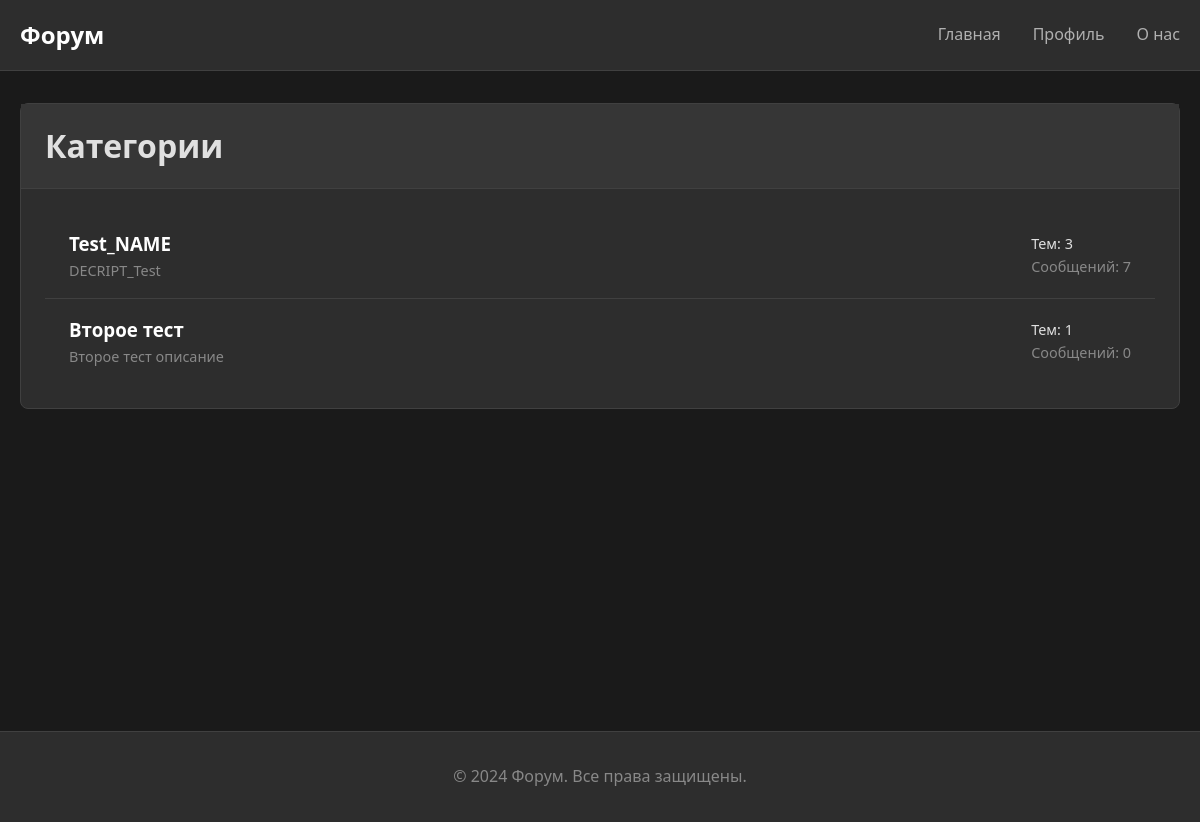
The page / on the database its author committed.
### app3.py (models this page shows, shortened)
class Category(db.Model):
    __tablename__ = 'categories'
    id = db.Column(db.Integer, primary_key=True)
    user_id = db.Column(db.Integer, db.ForeignKey('users.id'), nullable=False)
    name = db.Column(db.String(100), nullable=False)
    description = db.Column(db.Text)
    created_at = db.Column(db.DateTime, default=datetime.now().replace(microsecond=0))
    topics = db.relationship('Topic', backref='category', lazy=True, cascade='all, delete-orphan')

### app3.py (the view)
@app.route('/', methods=['GET', 'POST'])
def index():
    categories = Category.query.all()
    for categories_id in categories:
        categories_id.topic_count = len(Topic.query.filter(Topic.category_id==categories_id.id).all())
        post_all = Topic.query.filter(Topic.category_id==categories_id.id).all()
        categories_id.post_count = 0
        for post_id in post_all:
            number = len(Post.query.filter(Post.topic_id==post_id.id).all())
            categories_id.post_count = categories_id.post_count + number
    return render_template('index.html', categories=categories)

### templates/index.html (shortened to what this page needs)
<!DOCTYPE html>
<html lang="ru">
<head>
    <link rel="stylesheet" href="{{ url_for('static', filename='css/styles.css') }}">
</head>
<body>
    <header class="header">
        <div class="container">
            <nav class="navbar">
                <a href="{{ url_for('index') }}" class="logo">Форум</a>
                <ul class="nav-links">
                    <li><a href="{{ url_for('index') }}">Главная</a></li>
                    <li><a href="{{ url_for('profile') }}">Профиль</a></li>
                    <li><a href="{{ url_for('about') }}">О нас</a></li>
                </ul>
            </nav>
        </div>
    </header>
    <main class="main-content">
        <div class="container">
            <div class="card">
                <div class="card-header">
                    <h1>Категории</h1>
                </div>
                <div class="card-body">
                    <ul class="list">
                        {% for category in categories %}
                        <li class="list-item">
                            <div class="flex justify-between items-center">
                                <div>
                                    <h3><a href="{{ url_for('category', category_id=category.id) }}" style="color: #ffffff; text-decoration: none;">
                                        {{ category.name }}
                                    </a></h3>
                                    <p class="text-muted text-small">{{ category.description }}</p>
                                </div>
                                <div class="text-right">
                                    <div class="text-small">Тем: {{ category.topic_count }}</div>
                                    <div class="text-small text-muted">Сообщений: {{ category.post_count }}</div>
                                </div>
                            </div>
                        </li>
                        {% endfor %}
                    </ul>
                </div>
            </div>
        </div>
    </main>
    <footer class="footer">
        <div class="container">
            <p>&copy; 2024 Форум. Все права защищены.</p>
        </div>
    </footer>
</body>
</html>

### static/css/styles.css (style rules this page uses)
* { margin: 0; padding: 0; box-sizing: border-box; }
body { font-family: 'Segoe UI', Tahoma, Geneva, Verdana, sans-serif; background-color: #1a1a1a; color: #e0e0e0; line-height: 1.6; }
.container { max-width: 1200px; margin: 0 auto; padding: 0 20px; }
.header { background-color: #2d2d2d; border-bottom: 1px solid #404040; padding: 1rem 0; position: sticky; top: 0; z-index: 100; }
.navbar { display: flex; justify-content: space-between; align-items: center; }
.logo { font-size: 1.5rem; font-weight: bold; color: #ffffff; text-decoration: none; }
.nav-links { display: flex; list-style: none; gap: 2rem; }
.nav-links a { color: #b0b0b0; text-decoration: none; transition: color 0.3s; }
.main-content { min-height: calc(100vh - 140px); padding: 2rem 0; }
.card { background-color: #2d2d2d; border: 1px solid #404040; border-radius: 8px; margin-bottom: 1rem; transition: transform 0.2s, border-color 0.2s; }
.card-header { padding: 1rem 1.5rem; border-bottom: 1px solid #404040; background-color: #363636; }
.card-body { padding: 1.5rem; }
.list { list-style: none; }
.list-item { padding: 1rem 1.5rem; border-bottom: 1px solid #404040; transition: background-color 0.2s; }
.list-item:last-child { border-bottom: none; }
.text-muted { color: #888; }
.text-small { font-size: 0.9rem; }
.flex { display: flex; }
.justify-between { justify-content: space-between; }
.items-center { align-items: center; }
.footer { background-color: #2d2d2d; border-top: 1px solid #404040; padding: 2rem 0; text-align: center; color: #888; }

### rows shown on the page
Category: name "Test_NAME", description "DECRIPT_Test", topic_count "3", post_count "7"
Category: name "Второе тест", description "Второе тест описание", topic_count "1", post_count "0"
